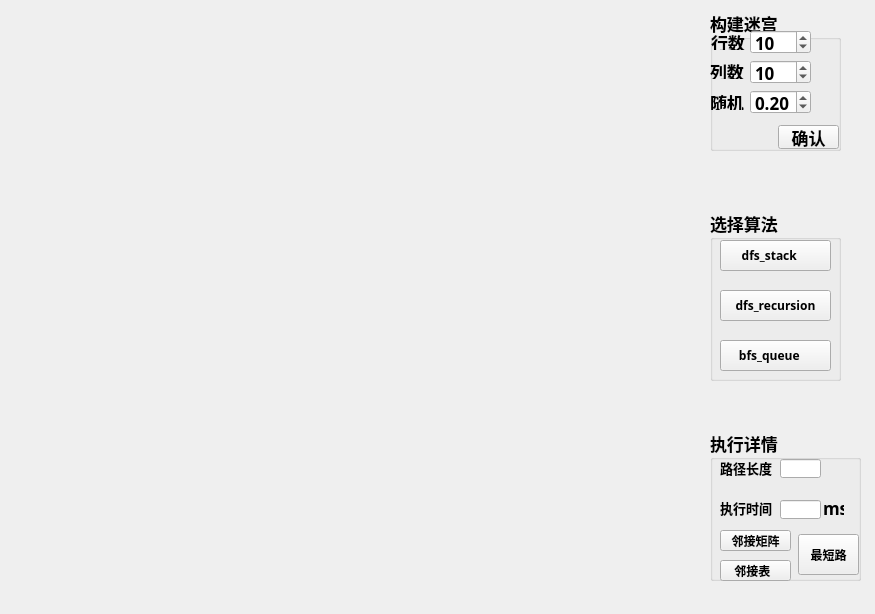
<?xml version="1.0" encoding="UTF-8"?>
<ui version="4.0">
 <class>Widget</class>
 <widget class="QWidget" name="Widget">
  <property name="geometry">
   <rect>
    <x>0</x>
    <y>0</y>
    <width>875</width>
    <height>614</height>
   </rect>
  </property>
  <property name="windowTitle">
   <string>Widget</string>
  </property>
  <widget class="QGroupBox" name="create_maze">
   <property name="geometry">
    <rect>
     <x>710</x>
     <y>10</y>
     <width>131</width>
     <height>141</height>
    </rect>
   </property>
   <property name="font">
    <font>
     <family>楷体</family>
     <pointsize>13</pointsize>
     <italic>false</italic>
     <bold>true</bold>
    </font>
   </property>
   <property name="title">
    <string>构建迷宫</string>
   </property>
   <widget class="QSpinBox" name="row_spin">
    <property name="geometry">
     <rect>
      <x>40</x>
      <y>20</y>
      <width>61</width>
      <height>24</height>
     </rect>
    </property>
    <property name="maximum">
     <number>100</number>
    </property>
    <property name="value">
     <number>10</number>
    </property>
   </widget>
   <widget class="QSpinBox" name="col_spin">
    <property name="geometry">
     <rect>
      <x>40</x>
      <y>50</y>
      <width>61</width>
      <height>24</height>
     </rect>
    </property>
    <property name="maximum">
     <number>100</number>
    </property>
    <property name="value">
     <number>10</number>
    </property>
   </widget>
   <widget class="QLabel" name="row_label">
    <property name="geometry">
     <rect>
      <x>1</x>
      <y>24</y>
      <width>41</width>
      <height>16</height>
     </rect>
    </property>
    <property name="text">
     <string>行数</string>
    </property>
   </widget>
   <widget class="QLabel" name="col_label">
    <property name="geometry">
     <rect>
      <x>0</x>
      <y>53</y>
      <width>41</width>
      <height>16</height>
     </rect>
    </property>
    <property name="text">
     <string>列数</string>
    </property>
   </widget>
   <widget class="QPushButton" name="ensure1_btn">
    <property name="geometry">
     <rect>
      <x>68</x>
      <y>115</y>
      <width>61</width>
      <height>24</height>
     </rect>
    </property>
    <property name="text">
     <string>确认</string>
    </property>
    <property name="icon">
     <iconset resource="image.qrc">
      <normaloff>:/image/love.jpg</normaloff>:/image/love.jpg</iconset>
    </property>
    <property name="default">
     <bool>false</bool>
    </property>
   </widget>
   <widget class="QLabel" name="col_label_2">
    <property name="geometry">
     <rect>
      <x>0</x>
      <y>84</y>
      <width>41</width>
      <height>16</height>
     </rect>
    </property>
    <property name="text">
     <string>随机</string>
    </property>
   </widget>
   <widget class="QDoubleSpinBox" name="random_spin">
    <property name="geometry">
     <rect>
      <x>40</x>
      <y>80</y>
      <width>61</width>
      <height>24</height>
     </rect>
    </property>
    <property name="toolTipDuration">
     <number>0</number>
    </property>
    <property name="maximum">
     <double>1.000000000000000</double>
    </property>
    <property name="singleStep">
     <double>0.050000000000000</double>
    </property>
    <property name="value">
     <double>0.200000000000000</double>
    </property>
   </widget>
  </widget>
  <widget class="QGroupBox" name="groupBox">
   <property name="geometry">
    <rect>
     <x>710</x>
     <y>210</y>
     <width>131</width>
     <height>171</height>
    </rect>
   </property>
   <property name="font">
    <font>
     <family>楷体</family>
     <pointsize>13</pointsize>
     <bold>true</bold>
    </font>
   </property>
   <property name="title">
    <string>选择算法</string>
   </property>
   <widget class="QPushButton" name="dfs_stack_btn">
    <property name="geometry">
     <rect>
      <x>10</x>
      <y>30</y>
      <width>111</width>
      <height>31</height>
     </rect>
    </property>
    <property name="font">
     <font>
      <family>楷体</family>
      <pointsize>9</pointsize>
      <bold>true</bold>
      <kerning>true</kerning>
     </font>
    </property>
    <property name="layoutDirection">
     <enum>Qt::LeftToRight</enum>
    </property>
    <property name="text">
     <string>dfs_stack    </string>
    </property>
    <property name="icon">
     <iconset resource="image.qrc">
      <normaloff>:/image/love.jpg</normaloff>:/image/love.jpg</iconset>
    </property>
   </widget>
   <widget class="QPushButton" name="dfs_recursion_btn">
    <property name="geometry">
     <rect>
      <x>10</x>
      <y>80</y>
      <width>111</width>
      <height>31</height>
     </rect>
    </property>
    <property name="font">
     <font>
      <family>楷体</family>
      <pointsize>9</pointsize>
      <bold>true</bold>
     </font>
    </property>
    <property name="layoutDirection">
     <enum>Qt::LeftToRight</enum>
    </property>
    <property name="text">
     <string>dfs_recursion</string>
    </property>
    <property name="icon">
     <iconset resource="image.qrc">
      <normaloff>:/image/love.jpg</normaloff>:/image/love.jpg</iconset>
    </property>
    <property name="checkable">
     <bool>false</bool>
    </property>
    <property name="autoDefault">
     <bool>false</bool>
    </property>
    <property name="default">
     <bool>false</bool>
    </property>
    <property name="flat">
     <bool>false</bool>
    </property>
   </widget>
   <widget class="QPushButton" name="bfs_queue_btn">
    <property name="geometry">
     <rect>
      <x>10</x>
      <y>130</y>
      <width>111</width>
      <height>31</height>
     </rect>
    </property>
    <property name="font">
     <font>
      <family>楷体</family>
      <pointsize>9</pointsize>
      <bold>true</bold>
     </font>
    </property>
    <property name="layoutDirection">
     <enum>Qt::LeftToRight</enum>
    </property>
    <property name="text">
     <string>bfs_queue    </string>
    </property>
    <property name="icon">
     <iconset resource="image.qrc">
      <normaloff>:/image/love.jpg</normaloff>:/image/love.jpg</iconset>
    </property>
    <property name="checkable">
     <bool>false</bool>
    </property>
    <property name="autoDefault">
     <bool>false</bool>
    </property>
    <property name="default">
     <bool>false</bool>
    </property>
    <property name="flat">
     <bool>false</bool>
    </property>
   </widget>
  </widget>
  <widget class="QGroupBox" name="groupBox_2">
   <property name="geometry">
    <rect>
     <x>710</x>
     <y>430</y>
     <width>151</width>
     <height>151</height>
    </rect>
   </property>
   <property name="font">
    <font>
     <family>楷体</family>
     <pointsize>13</pointsize>
     <bold>true</bold>
    </font>
   </property>
   <property name="title">
    <string>执行详情</string>
   </property>
   <widget class="QLabel" name="path_length_label">
    <property name="geometry">
     <rect>
      <x>10</x>
      <y>30</y>
      <width>71</width>
      <height>16</height>
     </rect>
    </property>
    <property name="font">
     <font>
      <family>楷体</family>
      <pointsize>10</pointsize>
      <bold>true</bold>
     </font>
    </property>
    <property name="text">
     <string>路径长度</string>
    </property>
   </widget>
   <widget class="QLineEdit" name="min_step">
    <property name="geometry">
     <rect>
      <x>70</x>
      <y>29</y>
      <width>41</width>
      <height>19</height>
     </rect>
    </property>
    <property name="font">
     <font>
      <family>楷体</family>
      <pointsize>9</pointsize>
      <bold>true</bold>
     </font>
    </property>
   </widget>
   <widget class="QLabel" name="execute_time_label">
    <property name="geometry">
     <rect>
      <x>10</x>
      <y>70</y>
      <width>71</width>
      <height>16</height>
     </rect>
    </property>
    <property name="font">
     <font>
      <family>楷体</family>
      <pointsize>10</pointsize>
      <bold>true</bold>
     </font>
    </property>
    <property name="text">
     <string>执行时间</string>
    </property>
   </widget>
   <widget class="QLineEdit" name="run_time">
    <property name="geometry">
     <rect>
      <x>70</x>
      <y>70</y>
      <width>41</width>
      <height>19</height>
     </rect>
    </property>
    <property name="font">
     <font>
      <family>楷体</family>
      <pointsize>9</pointsize>
      <bold>true</bold>
     </font>
    </property>
   </widget>
   <widget class="QLabel" name="label">
    <property name="geometry">
     <rect>
      <x>113</x>
      <y>70</y>
      <width>21</width>
      <height>16</height>
     </rect>
    </property>
    <property name="text">
     <string>ms</string>
    </property>
   </widget>
   <widget class="QPushButton" name="adj_matrix_btn">
    <property name="geometry">
     <rect>
      <x>10</x>
      <y>100</y>
      <width>71</width>
      <height>21</height>
     </rect>
    </property>
    <property name="font">
     <font>
      <family>楷体</family>
      <pointsize>9</pointsize>
      <bold>true</bold>
      <kerning>true</kerning>
     </font>
    </property>
    <property name="layoutDirection">
     <enum>Qt::LeftToRight</enum>
    </property>
    <property name="text">
     <string>邻接矩阵</string>
    </property>
    <property name="icon">
     <iconset resource="image.qrc">
      <normaloff>:/image/love.jpg</normaloff>:/image/love.jpg</iconset>
    </property>
   </widget>
   <widget class="QPushButton" name="adj_list_btn">
    <property name="geometry">
     <rect>
      <x>10</x>
      <y>130</y>
      <width>71</width>
      <height>21</height>
     </rect>
    </property>
    <property name="font">
     <font>
      <family>楷体</family>
      <pointsize>9</pointsize>
      <bold>true</bold>
      <kerning>true</kerning>
     </font>
    </property>
    <property name="layoutDirection">
     <enum>Qt::LeftToRight</enum>
    </property>
    <property name="text">
     <string>邻接表  </string>
    </property>
    <property name="icon">
     <iconset resource="image.qrc">
      <normaloff>:/image/love.jpg</normaloff>:/image/love.jpg</iconset>
    </property>
   </widget>
   <widget class="QPushButton" name="min_path_btn">
    <property name="geometry">
     <rect>
      <x>88</x>
      <y>104</y>
      <width>61</width>
      <height>41</height>
     </rect>
    </property>
    <property name="font">
     <font>
      <family>楷体</family>
      <pointsize>9</pointsize>
      <bold>true</bold>
      <kerning>true</kerning>
     </font>
    </property>
    <property name="layoutDirection">
     <enum>Qt::LeftToRight</enum>
    </property>
    <property name="text">
     <string>最短路</string>
    </property>
    <property name="icon">
     <iconset resource="image.qrc">
      <normaloff>:/image/love.jpg</normaloff>:/image/love.jpg</iconset>
    </property>
   </widget>
  </widget>
 </widget>
 <resources>
  <include location="image.qrc"/>
 </resources>
 <connections/>
</ui>
